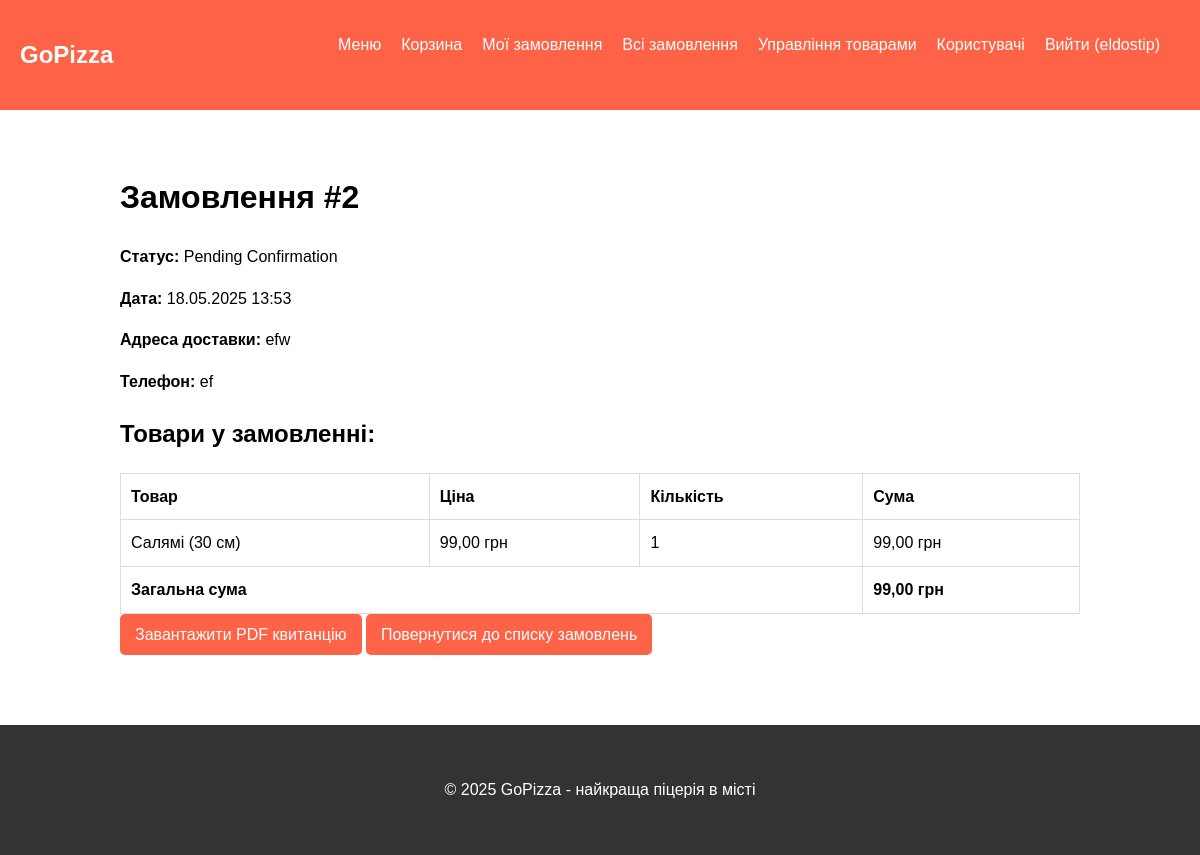
/order/2/ (signed in), run on the app's committed database.
### polls/models.py (models this page shows, shortened)
class Order(models.Model):
    STATUS_CHOICES = (
        ('pending', 'Pending Confirmation'),
        ('accepted', 'Accepted'),
        ('rejected', 'Rejected'),
        ('delivered', 'Delivered'),
    )
    user = models.ForeignKey(User, on_delete=models.CASCADE, related_name='orders', verbose_name="User")
    address = models.CharField(max_length=250, verbose_name="Delivery Address")
    phone = models.CharField(max_length=20, verbose_name="Phone")
    created_at = models.DateTimeField(auto_now_add=True, verbose_name="Created At")
    updated_at = models.DateTimeField(auto_now=True, verbose_name="Updated At")
    status = models.CharField(max_length=20, choices=STATUS_CHOICES, default='pending', verbose_name="Status")
    def get_total_cost(self):
        return sum(item.get_cost() for item in self.items.all())
    class Meta:
        verbose_name = "Order"
        verbose_name_plural = "Orders"
        ordering = ['-created_at']

class OrderItem(models.Model):
    order = models.ForeignKey(Order, on_delete=models.CASCADE, related_name='items', verbose_name="Order")
    product = models.ForeignKey(Product, on_delete=models.CASCADE, verbose_name="Product")
    price = models.DecimalField(max_digits=10, decimal_places=2, verbose_name="Price")
    quantity = models.PositiveIntegerField(default=1, verbose_name="Quantity")
    def get_cost(self):
        return self.price * self.quantity
    class Meta:
        verbose_name = "Order Item"
        verbose_name_plural = "Order Items"

class Product(models.Model):
    name = models.CharField(max_length=200, verbose_name="Product Name")
    description = models.TextField(verbose_name="Description")
    price = models.DecimalField(max_digits=10, decimal_places=2, verbose_name="Price")
    image = models.ImageField(upload_to='products/', blank=True, null=True, verbose_name="Image")
    category = models.ForeignKey(Category, on_delete=models.CASCADE, related_name='products', verbose_name="Category")
    available = models.BooleanField(default=True, verbose_name="Available")
    created_at = models.DateTimeField(auto_now_add=True, verbose_name="Created At")
    updated_at = models.DateTimeField(auto_now=True, verbose_name="Updated At")
    class Meta:
        verbose_name = "Product"
        verbose_name_plural = "Products"
        ordering = ['name']

### polls/views.py (the view)
# urls.py: path('order/<int:order_id>/', views.order_detail, name='order_detail'),
@login_required
def order_detail(request, order_id):
    order = get_object_or_404(Order, id=order_id, user=request.user)
    return render(request, 'polls/order_detail.html', {'order': order})

### polls/templates/polls/order_detail.html (shortened to what this page needs)
{% extends "base.html" %}
{% block content %}
    <h1>Замовлення #{{ order.id }}</h1>
    <div class="order-info">
        <p><strong>Статус:</strong> {{ order.get_status_display }}</p>
        <p><strong>Дата:</strong> {{ order.created_at|date:"d.m.Y H:i" }}</p>
        <p><strong>Адреса доставки:</strong> {{ order.address }}</p>
        <p><strong>Телефон:</strong> {{ order.phone }}</p>
    </div>
    <div class="order-items">
        <h2>Товари у замовленні:</h2>
        <table class="cart-table">
            <thead>
                <tr>
                    <th>Товар</th>
                    <th>Ціна</th>
                    <th>Кількість</th>
                    <th>Сума</th>
                </tr>
            </thead>
            <tbody>
                {% for item in order.items.all %}
                    <tr>
                        <td>{{ item.product.name }}</td>
                        <td>{{ item.price }} грн</td>
                        <td>{{ item.quantity }}</td>
                        <td>{{ item.get_cost }} грн</td>
                    </tr>
                {% endfor %}
            </tbody>
            <tfoot>
                <tr>
                    <td colspan="3"><strong>Загальна сума</strong></td>
                    <td><strong>{{ order.get_total_cost }} грн</strong></td>
                </tr>
            </tfoot>
        </table>
    </div>
    <div class="order-actions">
        <a href="{% url 'polls:order_pdf' order.id %}" class="btn">Завантажити PDF квитанцію</a>
        <a href="{% url 'polls:order_list' %}" class="btn">Повернутися до списку замовлень</a>
    </div>
{% endblock %}

### polls/templates/base.html (shortened to what this page needs)
<!DOCTYPE html>
<html lang="uk">
<head>
</head>
<body>
    <header>
        <nav>
            <div>
                <h1><a href="{% url 'polls:product_list' %}">GoPizza</a></h1>
            </div>
            <ul>
                <li><a href="{% url 'polls:product_list' %}">Меню</a></li>
                {% if user.is_authenticated %}
                    <li><a href="{% url 'polls:cart_detail' %}">Корзина</a></li>
                    <li><a href="{% url 'polls:order_list' %}">Мої замовлення</a></li>
                    {% if user.is_superuser %}
                        <li><a href="{% url 'polls:admin_order_list' %}">Всі замовлення</a></li>
                        <li><a href="{% url 'polls:admin_product_list' %}">Управління товарами</a></li>
                        <li><a href="{% url 'polls:admin_user_list' %}">Користувачі</a></li>
                    {% endif %}
                    <li><a href="{% url 'logout' %}">Вийти ({{ user.username }})</a></li>
                {% else %}
                    <li><a href="{% url 'login' %}">Увійти</a></li>
                    <li><a href="{% url 'polls:register' %}">Зареєструватися</a></li>
                {% endif %}
            </ul>
        </nav>
    </header>
    <div class="container">
        <div class="content">
            {% block content %}{% endblock %}
        </div>
    </div>
    <footer>
        <div class="container">
            <p>&copy; 2025 GoPizza - найкраща піцерія в місті</p>
        </div>
    </footer>
</body>
</html>

### polls/templates/base.html (style rules this page uses)
body { font-family: Arial, sans-serif; margin: 0; padding: 0; line-height: 1.6; }
.container { width: 80%; margin: 0 auto; padding: 20px; }
header { background-color: #ff6347; color: white; padding: 1rem 0; }
nav { display: flex; justify-content: space-between; padding: 0 20px; }
nav ul { display: flex; list-style: none; }
nav ul li { margin-right: 20px; }
nav a { color: white; text-decoration: none; }
.content { padding: 20px 0; }
.btn { display: inline-block; padding: 8px 15px; background-color: #ff6347; color: white; text-decoration: none; border-radius: 5px; border: none; cursor: pointer; }
.cart-table { width: 100%; border-collapse: collapse; }
.cart-table th, .cart-table td { padding: 10px; border: 1px solid #ddd; text-align: left; }
footer { background-color: #333; color: white; text-align: center; padding: 1rem 0; margin-top: 30px; }

### data on the page
Order: id "2", status "Pending Confirmation", created_at "18.05.2025 13:53", address "efw", phone "ef", get_total_cost "99,00"
OrderItem: product.name "Салямі (30 см)", price "99,00", quantity "1", get_cost "99,00"

### other printed values
{{ user.username }} "eldostip"
